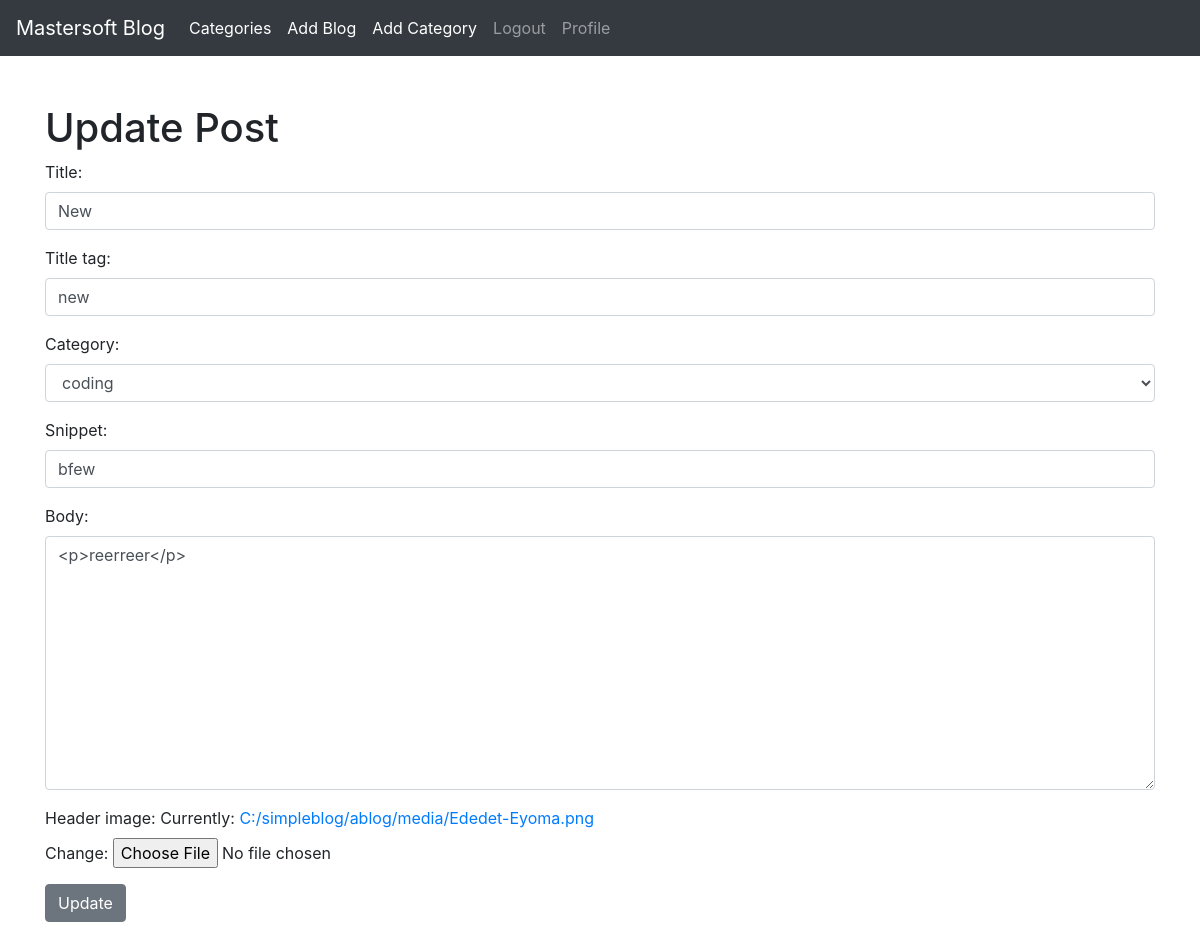
The app's page /article/edit/11 (signed in) with its own data.
### theblog/models.py (models this page shows, shortened)
class Post(models.Model):
	title = models.CharField(max_length=255)
	header_image = models.ImageField(default='default.jpg', upload_to=settings.MEDIA_ROOT)
	title_tag = models.CharField(max_length=255)
	author = models.ForeignKey(User, on_delete=models.CASCADE)
	body = RichTextField(blank=True, null=True)
	post_date = models.DateField(auto_now_add=True)
	category = models.CharField(max_length=255, default='coding')
	snippet = models.CharField(max_length=255 )
	likes = models.ManyToManyField(User, related_name='blog_posts')

### theblog/views.py (the view)
# urls.py: path('article/edit/<int:pk>', UpdatePostView.as_view(), name="update_post"),
class UpdatePostView(UpdateView):
	model = Post
	form_class = EditForm
	template_name = 'theblog/update_post.html'

### theblog/forms.py
class EditForm(forms.ModelForm):
	class Meta:
		model = Post
		fields = ('title','title_tag', 'category','snippet','body','header_image')
		widgets = {
			'title': forms.TextInput(attrs={'class':'form-control', 'placeholder':'Blog Title'}),
			'title_tag': forms.TextInput(attrs={'class':'form-control', 'placeholder':'Blog Tag'}),
			'category': forms.Select(choices=choice_list,attrs={'class':'form-control'}),
			'snippet': forms.TextInput(attrs={'class':'form-control', 'placeholder':'Snippet'}),
			'body': forms.Textarea(attrs={'class':'form-control', 'placeholder':'Blog Details'}),
		}

### theblog/templates/theblog/update_post.html (shortened to what this page needs)
{% extends 'theblog/base.html' %}
{% block content %}
	{% if user.is_authenticated %}
	 	{% if user.id == post.author.id %}
			<br><br>
			<h1>Update Post</h1>
			<div class="form-group">
			<form method='POST' enctype="multipart/form-data">
				{{form.as_p}}
				<button class="btn btn-secondary">Update</button>
			</form>
			</div>
		{% else %}
				You'r not allowed here! and (you know it...)
		{% endif %}
	{% else %}
		You'r not allowed here! and (you know it...)
	{% endif %}
{% endblock %}

### records on screen
Post: title "New", title_tag "new", category "coding", snippet "bfew", body "<p>reerreer</p>"
